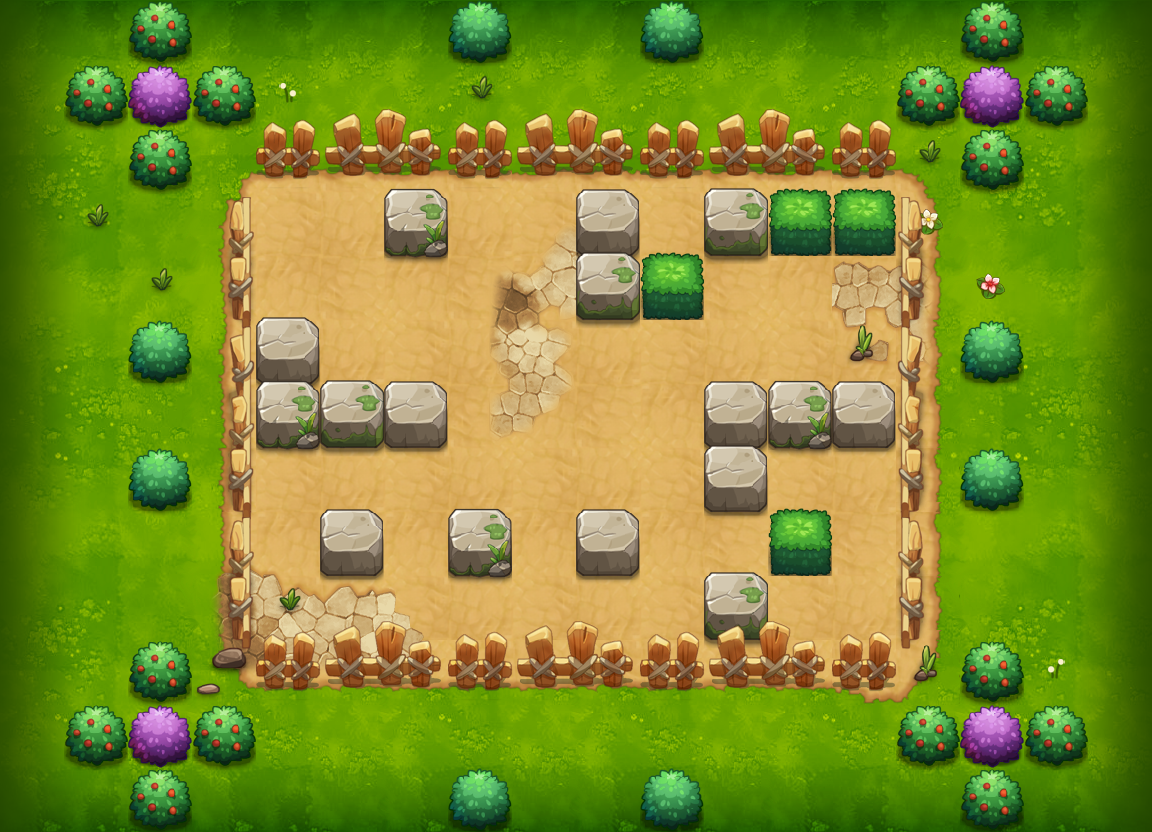

A 2D game scene composited from a Tiled map and its tileset images. What follows is a short description and the map's XML, with each tile layer's data collapsed to a summary:
An orthogonal 18x13 tile map with 64x64 px tiles, 15 tile layers (PASS, 块层 2, 块层 14, 块层 4, ...) and 3 objects (2x tqm5, PLAYER).

<map version="1.0" orientation="orthogonal" width="18" height="13" tilewidth="64" tileheight="64">
 <properties>
  <property name="DESTRY1" value="149" />
  <property name="DESTRY2" value="224" />
  <property name="DESTRY3" value="144" />
  <property name="DESTRY4" value="177" />
  <property name="DESTRY5" value="141" />
  <property name="DESTRY6" value="170" />
  <property name="DESTRY7" value="173" />
  <property name="DESTRY_COUNT" value="7" />
  <property name="EXP" value="80" />
  <property name="ITEM" value="D001" />
  <property name="MONEY" value="143" />
  <property name="START_SCRIPT" value="lv5" />
 </properties>
 <tileset firstgid="1" name="xzdxc" tilewidth="64" tileheight="64">
  <image source="xzdxc-hd.png" width="1000" height="2048" />
 </tileset>
 <layer name="PASS" width="18" height="13">
  <data>[234 cells, 184 non-empty, 41 distinct tile ids]</data>
 </layer>
 <layer name="块层 2" width="18" height="13">
  <data>[234 cells, 118 non-empty, 25 distinct tile ids]</data>
 </layer>
 <layer name="块层 14" width="18" height="13">
  <data>[234 cells, 54 non-empty, 35 distinct tile ids]</data>
 </layer>
 <layer name="块层 4" width="18" height="13">
  <data>[234 cells, 24 non-empty, 6 distinct tile ids]</data>
 </layer>
 <layer name="块层 3" width="18" height="13">
  <data>[234 cells, 78 non-empty, 17 distinct tile ids]</data>
 </layer>
 <layer name="块层 15" width="18" height="13">
  <data>[234 cells, 52 non-empty, 2 distinct tile ids]</data>
 </layer>
 <layer name="块层 5" width="18" height="13">
  <data>[234 cells, 20 non-empty, 4 distinct tile ids]</data>
 </layer>
 <layer name="SHELTER 9" width="18" height="13">
  <data>[234 cells, 10 non-empty, 3 distinct tile ids]</data>
 </layer>
 <layer name="SHELTER 8" width="18" height="13">
  <data>[234 cells, 1 non-empty, 1 distinct tile ids]</data>
 </layer>
 <layer name="SHELTER 7" width="18" height="13">
  <data>[234 cells, 4 non-empty, 3 distinct tile ids]</data>
 </layer>
 <layer name="SHELTER 6" width="18" height="13">
  <data>[234 cells, 1 non-empty, 1 distinct tile ids]</data>
 </layer>
 <layer name="SHELTER 5" width="18" height="13">
  <data>[234 cells, 6 non-empty, 3 distinct tile ids]</data>
 </layer>
 <layer name="SHELTER 4" width="18" height="13">
  <data>[234 cells, 1 non-empty, 1 distinct tile ids]</data>
 </layer>
 <layer name="SHELTER 3" width="18" height="13">
  <data>[234 cells, 2 non-empty, 2 distinct tile ids]</data>
 </layer>
 <layer name="SHELTER 2" width="18" height="13">
  <data>[234 cells, 5 non-empty, 4 distinct tile ids]</data>
 </layer>
 <objectgroup name="对象层 1" width="36" height="26">
  <object name="PLAYER" type="PLAYER" x="320" y="192" width="64" height="64" />
  <object name="tqm5" x="384" y="448" width="64" height="64">
   <properties>
    <property name="quality" value="tqm5.quality" />
   </properties>
  </object>
  <object name="tqm5" x="832" y="576" width="64" height="64">
   <properties>
    <property name="quality" value="tqm5.quality" />
   </properties>
  </object>
 </objectgroup>
</map>
